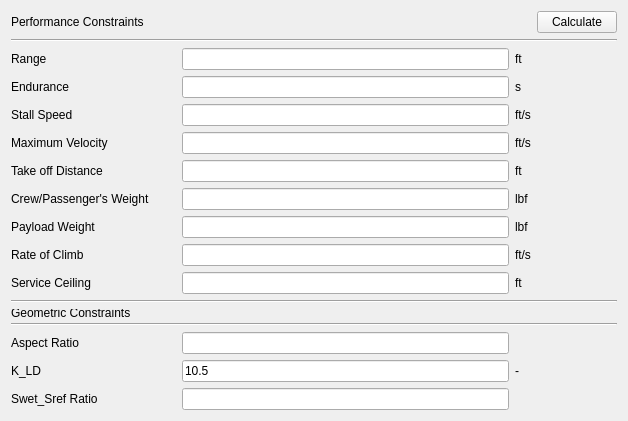
          <widget class="QWidget" name="page_constraints">
           <property name="geometry">
            <rect>
             <x>0</x>
             <y>0</y>
             <width>628</width>
             <height>414</height>
            </rect>
           </property>
           <attribute name="label">
            <string>Constraints</string>
           </attribute>
           <layout class="QGridLayout" name="gridLayout_6">
            <item row="17" column="2">
             <widget class="QLineEdit" name="input_k_ld">
              <property name="text">
               <string>10.5</string>
              </property>
             </widget>
            </item>
            <item row="6" column="0">
             <widget class="QLabel" name="lbl_takeoff_distance">
              <property name="text">
               <string>Take off Distance</string>
              </property>
             </widget>
            </item>
            <item row="4" column="2">
             <widget class="QLineEdit" name="input_stall_speed" />
            </item>
            <item row="18" column="0">
             <widget class="QLabel" name="lbl_swet_sref_ratio">
              <property name="text">
               <string>Swet_Sref Ratio</string>
              </property>
             </widget>
            </item>
            <item row="8" column="2">
             <widget class="QLineEdit" name="input_payload_weight" />
            </item>
            <item row="9" column="2">
             <widget class="QLineEdit" name="input_rate_of_climb" />
            </item>
            <item row="8" column="0">
             <widget class="QLabel" name="lbl_payload_weight">
              <property name="text">
               <string>Payload Weight</string>
              </property>
             </widget>
            </item>
            <item row="5" column="3">
             <widget class="QLabel" name="lbl_maximum_velocity_unit">
              <property name="text">
               <string>ft/s</string>
              </property>
             </widget>
            </item>
            <item row="4" column="0">
             <widget class="QLabel" name="lbl_stall_speed">
              <property name="text">
               <string>Stall Speed</string>
              </property>
             </widget>
            </item>
            <item row="14" column="0">
             <widget class="QLabel" name="lbl_geometric_constraints_section">
              <property name="sizePolicy">
               <sizepolicy hsizetype="Fixed" vsizetype="Fixed">
                <horstretch>0</horstretch>
                <verstretch>0</verstretch>
               </sizepolicy>
              </property>
              <property name="minimumSize">
               <size>
                <width>6</width>
                <height>8</height>
               </size>
              </property>
              <property name="frameShape">
               <enum>QFrame::Shape::NoFrame</enum>
              </property>
              <property name="text">
               <string>Geometric Constraints</string>
              </property>
             </widget>
            </item>
            <item row="18" column="2">
             <widget class="QLineEdit" name="input_swet_sref_ratio" />
            </item>
            <item row="5" column="0">
             <widget class="QLabel" name="lbl_maximum_velocity">
              <property name="text">
               <string>Maximum Velocity</string>
              </property>
             </widget>
            </item>
            <item row="0" column="4">
             <widget class="QPushButton" name="btn_calculate_constraints">
              <property name="text">
               <string>Calculate</string>
              </property>
             </widget>
            </item>
            <item row="15" column="0" colspan="5">
             <widget class="Line" name="line_geometric_constraints">
              <property name="orientation">
               <enum>Qt::Orientation::Horizontal</enum>
              </property>
             </widget>
            </item>
            <item row="4" column="3">
             <widget class="QLabel" name="lbl_stall_speed_unit">
              <property name="text">
               <string>ft/s</string>
              </property>
             </widget>
            </item>
            <item row="8" column="3">
             <widget class="QLabel" name="lbl_payload_weight_unit">
              <property name="text">
               <string>lbf</string>
              </property>
             </widget>
            </item>
            <item row="16" column="2">
             <widget class="QLineEdit" name="input_aspect_ratio" />
            </item>
            <item row="7" column="2">
             <widget class="QLineEdit" name="input_crew_passenger_weight" />
            </item>
            <item row="7" column="0">
             <widget class="QLabel" name="lbl_crew_passenger_weight">
              <property name="text">
               <string>Crew/Passenger's Weight</string>
              </property>
             </widget>
            </item>
            <item row="2" column="2">
             <widget class="QLineEdit" name="input_range" />
            </item>
            <item row="5" column="2">
             <widget class="QLineEdit" name="input_maximum_velocity" />
            </item>
            <item row="16" column="0">
             <widget class="QLabel" name="lbl_aspect_ratio">
              <property name="text">
               <string>Aspect Ratio</string>
              </property>
             </widget>
            </item>
            <item row="3" column="3">
             <widget class="QLabel" name="lbl_endurance_unit">
              <property name="text">
               <string>s</string>
              </property>
             </widget>
            </item>
            <item row="1" column="0" colspan="5">
             <widget class="Line" name="line_performance_constraints">
              <property name="orientation">
               <enum>Qt::Orientation::Horizontal</enum>
              </property>
             </widget>
            </item>
            <item row="0" column="0">
             <widget class="QLabel" name="lbl_performance_constraints_section">
              <property name="sizePolicy">
               <sizepolicy hsizetype="Fixed" vsizetype="Fixed">
                <horstretch>0</horstretch>
                <verstretch>0</verstretch>
               </sizepolicy>
              </property>
              <property name="text">
               <string>Performance Constraints</string>
              </property>
             </widget>
            </item>
            <item row="7" column="3">
             <widget class="QLabel" name="lbl_crew_passenger_weight_unit">
              <property name="text">
               <string>lbf</string>
              </property>
             </widget>
            </item>
            <item row="3" column="0">
             <widget class="QLabel" name="lbl_endurance">
              <property name="text">
               <string>Endurance</string>
              </property>
             </widget>
            </item>
            <item row="6" column="3">
             <widget class="QLabel" name="lbl_takeoff_distance_unit">
              <property name="text">
               <string>ft</string>
              </property>
             </widget>
            </item>
            <item row="2" column="3">
             <widget class="QLabel" name="lbl_range_unit">
              <property name="text">
               <string>ft</string>
              </property>
             </widget>
            </item>
            <item row="2" column="0">
             <widget class="QLabel" name="lbl_range">
              <property name="text">
               <string>Range</string>
              </property>
             </widget>
            </item>
            <item row="17" column="0">
             <widget class="QLabel" name="label_k_ld">
              <property name="text">
               <string>K_LD</string>
              </property>
             </widget>
            </item>
            <item row="6" column="2">
             <widget class="QLineEdit" name="input_takeoff_distance" />
            </item>
            <item row="2" column="1" rowspan="8">
             <spacer name="verticalSpacer">
              <property name="orientation">
               <enum>Qt::Orientation::Vertical</enum>
              </property>
              <property name="sizeHint" stdset="0">
               <size>
                <width>20</width>
                <height>40</height>
               </size>
              </property>
             </spacer>
            </item>
            <item row="17" column="3">
             <widget class="QLabel" name="label_k_ld_unit">
              <property name="text">
               <string>-</string>
              </property>
             </widget>
            </item>
            <item row="3" column="2">
             <widget class="QLineEdit" name="input_endurance" />
            </item>
            <item row="12" column="0" colspan="5">
             <widget class="Line" name="line_before_geometric_constraints">
              <property name="orientation">
               <enum>Qt::Orientation::Horizontal</enum>
              </property>
             </widget>
            </item>
            <item row="10" column="2">
             <widget class="QLineEdit" name="input_service_ceiling" />
            </item>
            <item row="9" column="3">
             <widget class="QLabel" name="lbl_rate_of_climb_unit">
              <property name="text">
               <string>ft/s</string>
              </property>
             </widget>
            </item>
            <item row="10" column="3">
             <widget class="QLabel" name="lbl_service_ceiling_unit">
              <property name="text">
               <string>ft</string>
              </property>
             </widget>
            </item>
            <item row="9" column="0">
             <widget class="QLabel" name="lbl_rate_of_climb">
              <property name="text">
               <string>Rate of Climb</string>
              </property>
             </widget>
            </item>
            <item row="10" column="0">
             <widget class="QLabel" name="lbl_service_ceiling">
              <property name="text">
               <string>Service Ceiling</string>
              </property>
             </widget>
            </item>
           </layout>
          </widget>
